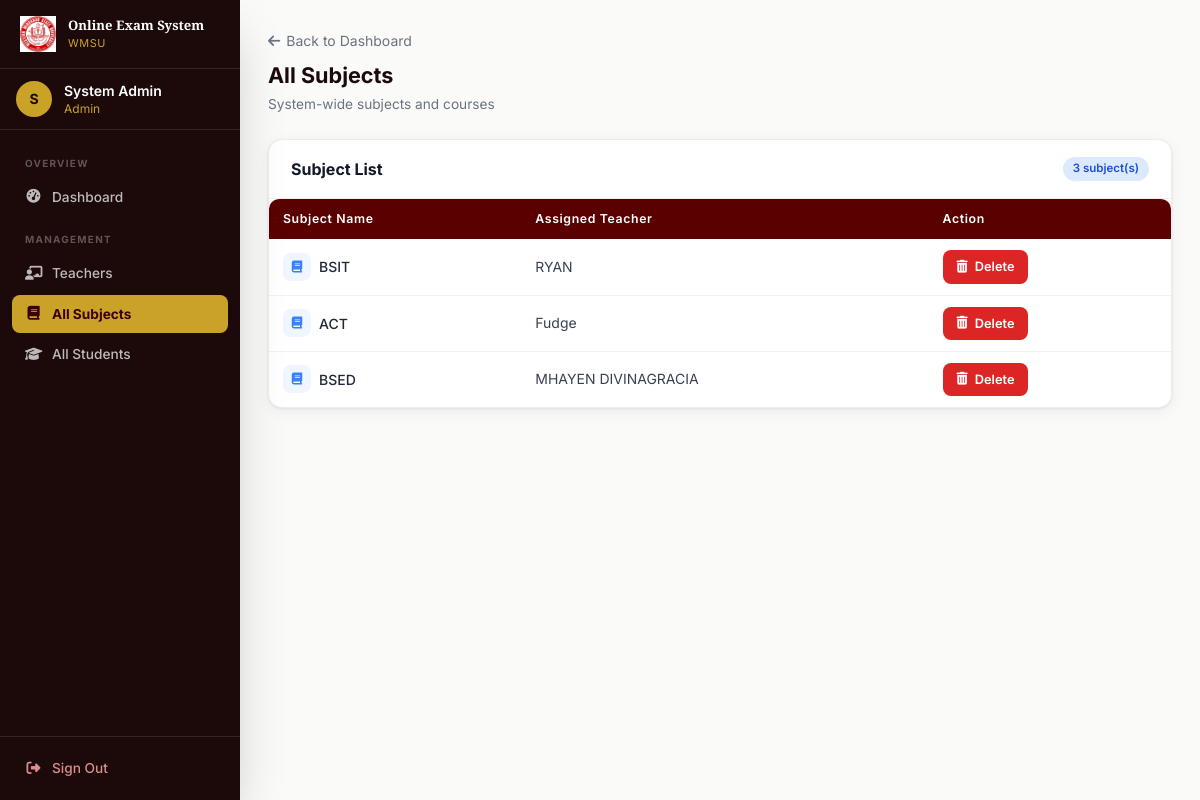
Screenshot of /admin/view_all_subjects (signed in) with the database file from the repository.
### tables this page shows
CREATE TABLE subjects (
        id INTEGER PRIMARY KEY AUTOINCREMENT,
        subject_name TEXT NOT NULL,
        teacher_id INTEGER NOT NULL,
        FOREIGN KEY (teacher_id) REFERENCES users (id)
    );

CREATE TABLE users (
        id INTEGER PRIMARY KEY AUTOINCREMENT,
        name TEXT NOT NULL,
        email TEXT UNIQUE NOT NULL,
        password TEXT NOT NULL,
        role TEXT NOT NULL,
        student_number INTEGER UNIQUE,
        is_verified INTEGER DEFAULT 0
    );

### app.py (the view)
@app.route('/admin/view_all_subjects')
@login_required
@admin_required
def view_all_subjects():
    conn = get_db()
    subjects = db_execute(conn,
        "SELECT s.*, u.name as teacher_name FROM subjects s JOIN users u ON s.teacher_id = u.id"
    ).fetchall()
    conn.close()
    return render_template('view_all_subjects.html', subjects=subjects)

### app.py (called while the page is built)
def get_db():
    if USE_POSTGRES:
        conn = psycopg2.connect(DATABASE_URL)
        conn.autocommit = False
        return conn
    else:
        conn = sqlite3.connect('examination.db')
        conn.row_factory = sqlite3.Row
        return conn

def db_cursor(conn):
    if USE_POSTGRES:
        return conn.cursor(cursor_factory=psycopg2.extras.RealDictCursor)
    return conn.cursor()

def db_execute(conn, sql, params=()):
    if USE_POSTGRES:
        sql = sql.replace('?', '%s')
    cur = db_cursor(conn)
    cur.execute(sql, params)
    return cur

def login_required(f):
    @wraps(f)
    def decorated(*args, **kwargs):
        if 'user_id' not in session:
            flash('Please sign in to continue.', 'danger')
            return redirect(url_for('login'))
        return f(*args, **kwargs)
    return decorated

def admin_required(f):
    @wraps(f)
    def decorated(*args, **kwargs):
        if session.get('role') != 'admin':
            flash('Admin access required.', 'danger')
            return redirect(url_for('dashboard'))
        return f(*args, **kwargs)
    return decorated

### templates/view_all_subjects.html (shortened to what this page needs)
{% extends "base.html" %}
{% block content %}
<div class="mb-6">
    <a href="{{ url_for('admin_dashboard') }}" class="text-sm text-gray-500 hover:text-maroon-700 transition-colors mb-2 inline-block"><i class="fas fa-arrow-left mr-1.5"></i>Back to Dashboard</a>
    <h1 class="page-title">All Subjects</h1>
    <p class="page-subtitle">System-wide subjects and courses</p>
</div>
<div class="card">
    <div class="card-header">
        <h2 class="font-bold text-gray-900 text-base">Subject List</h2>
        <span class="badge badge-blue">{{ subjects|length }} subject(s)</span>
    </div>
    {% if subjects %}
    <div class="table-wrap">
        <table class="data-table">
            <thead>
                <tr>
                    <th>Subject Name</th>
                    <th>Assigned Teacher</th>
                    <th>Action</th>
                </tr>
            </thead>
            <tbody>
                {% for subject in subjects %}
                <tr>
                    <td>
                        <div class="flex items-center gap-2">
                            <div class="w-7 h-7 rounded-lg bg-blue-50 flex items-center justify-center flex-shrink-0">
                                <i class="fas fa-book text-blue-500 text-xs"></i>
                            </div>
                            <span class="font-medium text-gray-800">{{ subject.subject_name }}</span>
                        </div>
                    </td>
                    <td class="text-gray-600 text-sm">{{ subject.teacher_name }}</td>
                    <td>
                        <a href="{{ url_for('delete_subject', subject_id=subject.id) }}"
                           onclick="return confirm('⚠️ Delete \"{{ subject.subject_name }}\"?\n\nThis will permanently remove all associated exams, questions, and student enrollments. This cannot be undone.')"
                           class="btn btn-danger btn-sm">
                            <i class="fas fa-trash-can"></i> Delete
                        </a>
                    </td>
                </tr>
                {% endfor %}
            </tbody>
        </table>
    </div>
    {% else %}
    <div class="card-body text-center py-12">
        <div class="w-14 h-14 bg-gray-100 rounded-full flex items-center justify-center mx-auto mb-3"><i class="fas fa-book text-gray-300 text-2xl"></i></div>
        <p class="text-gray-500 text-sm font-medium">No subjects created yet</p>
    </div>
    {% endif %}
</div>
{% endblock %}

### templates/base.html (style rules this page uses)
* { box-sizing:border-box }
html { scroll-behavior:smooth }
body { font-family:'Inter',system-ui,sans-serif }
.data-table { width:100%;border-collapse:collapse }
.data-table th { background:#5a0000;color:#fff;padding:11px 14px;text-align:left;font-size:.77rem;font-weight:600;letter-spacing:.05em;white-space:nowrap }
.data-table th:first-child { border-radius:8px 0 0 0 }
.data-table th:last-child { border-radius:0 8px 0 0 }
.data-table td { padding:11px 14px;font-size:.875rem;color:#374151;border-bottom:1px solid #f3f0ee;vertical-align:middle }
.data-table tbody tr { background:#fff;transition:background .15s }
.data-table tbody tr:last-child td { border-bottom:none }
.btn { display:inline-flex;align-items:center;gap:7px;padding:10px 20px;border:none;border-radius:8px;font-size:.875rem;font-weight:600;cursor:pointer;transition:all .2s;font-family:'Inter',sans-serif;text-decoration:none;white-space:nowrap }
.btn-danger { background:#dc2626;color:#fff;padding:8px 16px;font-size:.8rem }
.btn-sm { padding:7px 14px;font-size:.8rem }
.badge { display:inline-flex;align-items:center;gap:4px;padding:3px 10px;border-radius:20px;font-size:.72rem;font-weight:600 }
.badge-blue { background:#dbeafe;color:#1d4ed8 }
.card { background:#fff;border-radius:14px;box-shadow:0 1px 3px rgba(0,0,0,.08),0 4px 16px rgba(0,0,0,.06);border:1px solid #f0ebe8;overflow:hidden }
.card-header { padding:17px 22px;border-bottom:1px solid #f3f0ee;display:flex;align-items:center;justify-content:space-between;flex-wrap:wrap;gap:10px }
.page-title { font-size:1.35rem;font-weight:700;color:#1a0a0a;margin-bottom:3px }
.page-subtitle { font-size:.855rem;color:#6b7280 }
a { text-decoration:none }
.table-wrap { overflow-x:auto;border-radius:10px;box-shadow:0 1px 3px rgba(0,0,0,.08) }

### rows the page displays
subjects: subject_name "BSIT", teacher_name "RYAN"
subjects: subject_name "ACT", teacher_name "Fudge"
subjects: subject_name "BSED", teacher_name "MHAYEN DIVINAGRACIA"

### other values shown
{{ (session.name or 'U')[0]|upper }} "S"
{{ session.name }} "System Admin"
{{ session.role }} "Admin"
{{ subjects|length }} "3"
